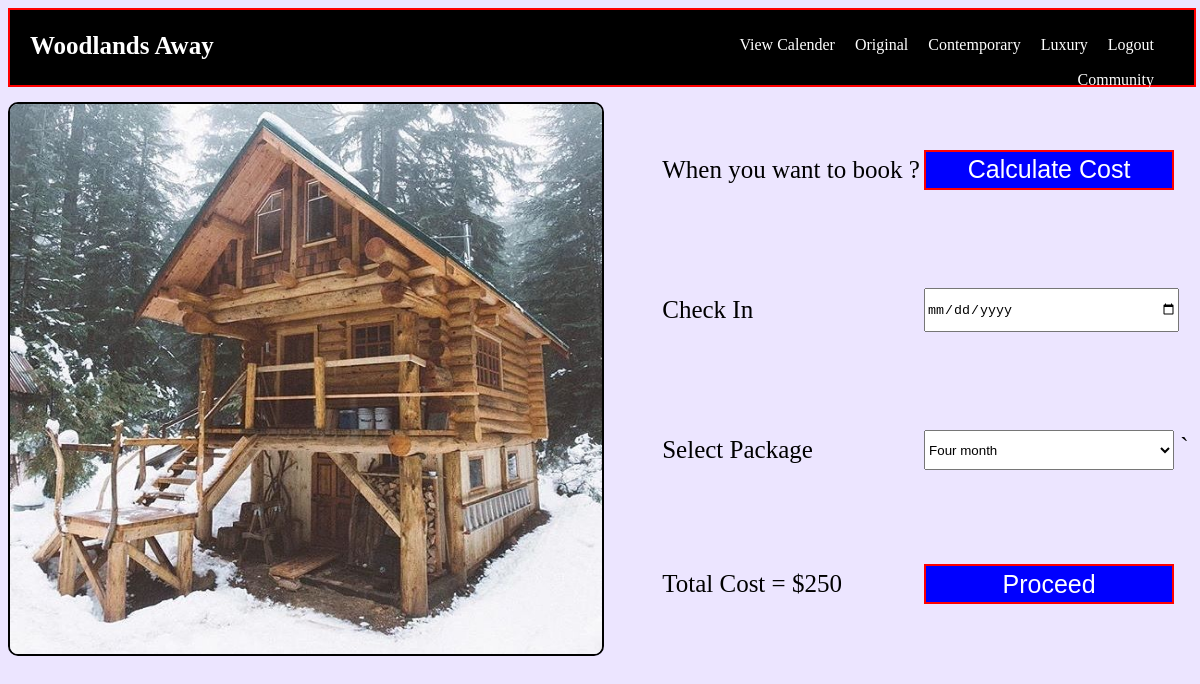
Screenshot of /Views/home/booking.php?id=11 with the database file from the repository.
### tables this page shows
CREATE TABLE `log` (
  `log_id` int(11) NOT NULL,
  `log_type` varchar(20) NOT NULL,
  `description` varchar(10000) NOT NULL,
  `price` int(11) NOT NULL,
  `photo_name` varchar(1000) NOT NULL
);

### controller/DBConnection.php (called while the page is built)
<?php
class DBConnection {
    private $host;
    private $user;
    private $pass;
    private $database;
    private $conn;
    function DBConnection() {
        $this->host = 'localhost';
        $this->user = 'root';
        $this->pass = '';
        $this->database = 'woodlands_away';
    }
    public function getConnections() {
        $this->conn = new mysqli($this->host, $this->user, $this->pass, $this->database) or
        die($this->conn->error);
        return $this->conn;
    }
}

### controller/Users.php (called while the page is built, shortened)
<?php
include_once 'DBConnection.php';
class Users extends DBConnection {
    public function getLodgeImage($lodge_id) {
        $sql = "select photo_name from log where log_id = ".$lodge_id;
        $res = $this->getConnections()->query($sql);
        return mysqli_fetch_row($res);
    }
    public function getCost($lodge_id) {
        $sql = "select price from log where log_id = ".$lodge_id;
        $res = $this->getConnections()->query($sql);
        return mysqli_fetch_row($res);
    }
}

### Views/home/booking.php (the view, shortened to what this page needs)
<?php
    $book_id = 0;
    if (isset($_GET['id'])) {
        $book_id = $_GET['id'];
    }
    include_once '../../controller/Users.php';
    $user = new Users();
    $image = $user->getLodgeImage($book_id);
    $cost = $user->getCost($book_id);
    $total_cost = $cost[0];
            ?>
                <?php
    include_once '../home/navigation.php';
?>
<div style="width: 100%; height: 550px; margin-top: 150px; margin-left: auto; margin-right: auto;">
    <div class="image">
        <img src="../../image/<?php echo $image[0] ?>" />
    </div>
    <div class="month">
        <table width="100%" height="100%" border="0">
            <form method="post" action="">
                <tr>
                    <td><label>When you want to book ?</label></td>
                    <td><input name="calculate" type="submit" value="Calculate Cost"></td>
                </tr>
                <tr>
                    <td><label>Check In</label></td>
                    <td><input required="" name="check_in" type="date"></td>
                </tr>
                <tr>
                    <td><label>Select Package</label></td>
                    <td>
                        <select name="package">
                            <option selected value="4">Four month</option>
                        </select>    `
                    </td>
                </tr>
                </form>
                <tr>
                    <td>Total Cost = $<?php echo $total_cost; ?></td>
                <form method="post">
                    <td><input name="proceed" type="submit" value="Proceed"></td>
                </form>
                </tr>
        </table>
    </div>
</div>

### css/luxury.css (style rules this page uses)
body { background: rgb(236, 229, 255); }

### css/booking.css (style rules this page uses)
.image { width: 50%; float: left; height: 550px; }
.image img { width: 100%; height: 100%; border-radius: 10px; border: 2px solid black; }
.month { float: right; width: 45%; height: 100%; }
.month td { font-size: 25px; }
.month td input { width: 250px; height: 40px; }
.month td select { width: 250px; height: 40px; }
.month td input[type="submit"] { background: blue; color:black; border: 2px solid red; cursor: pointer; color: white; font-size: 25px; }

### rows the page displays
log: photo_name (picture), price "250"
